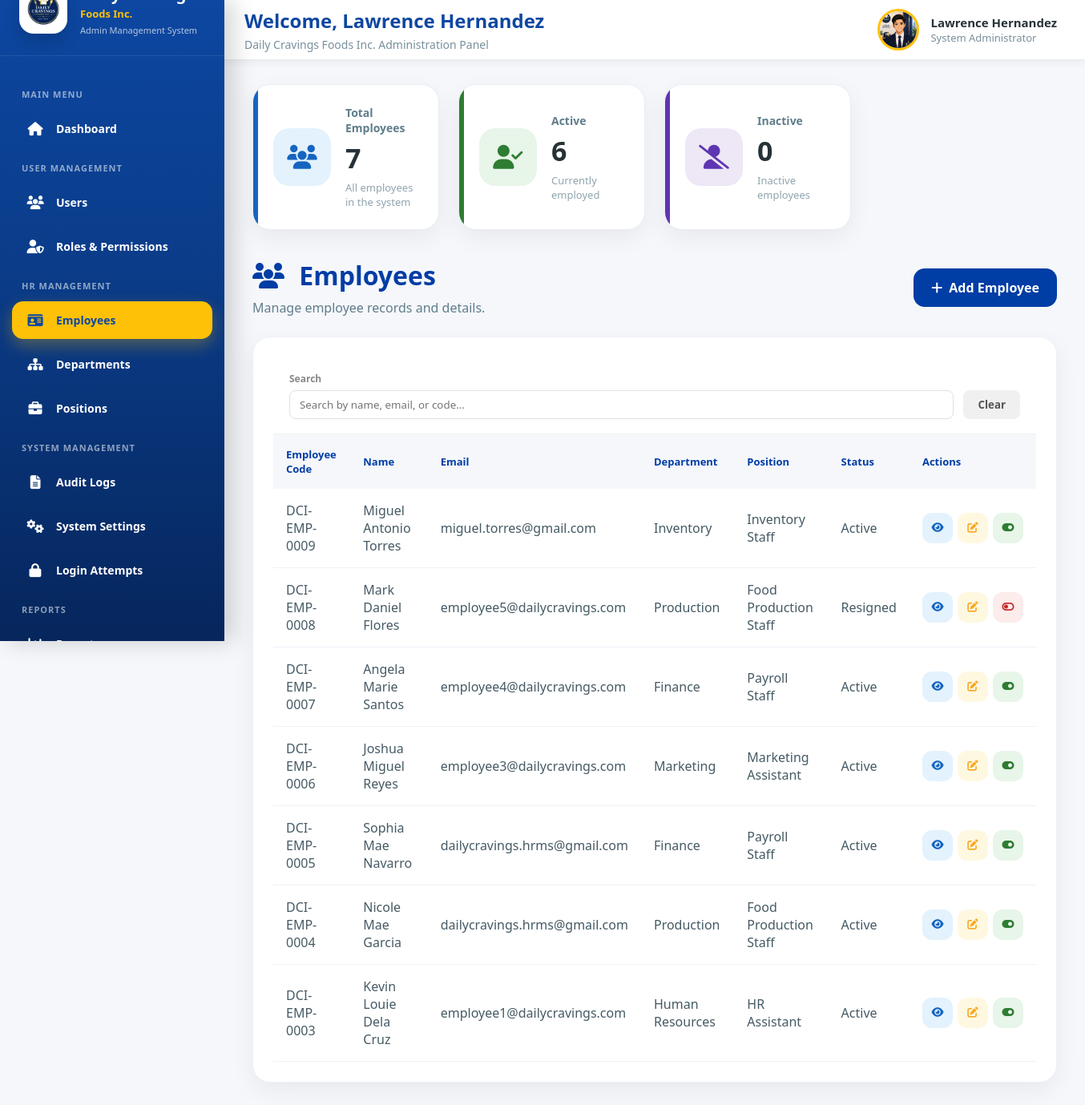
Page /admin/employees.php (signed in) on the committed database.
### tables this page shows
CREATE TABLE `employees` (
  `employee_id` int(11) NOT NULL,
  `employee_code` varchar(50) DEFAULT NULL,
  `first_name` varchar(100) DEFAULT NULL,
  `middle_name` varchar(100) DEFAULT NULL,
  `last_name` varchar(100) DEFAULT NULL,
  `email` varchar(150) DEFAULT NULL,
  `phone` varchar(20) DEFAULT NULL,
  `birthdate` date DEFAULT NULL,
  `gender` varchar(20) DEFAULT NULL,
  `civil_status` varchar(50) DEFAULT NULL,
  `address` text DEFAULT NULL,
  `department_id` int(11) DEFAULT NULL,
  `position_id` int(11) DEFAULT NULL,
  `basic_salary` decimal(10,2) DEFAULT 0.00,
  `employment_status` enum('Active','Inactive','On Leave','Suspended','Resigned','Terminated') DEFAULT 'Active',
  `hire_date` date DEFAULT NULL,
  `created_at` timestamp NOT NULL DEFAULT current_timestamp()
);

CREATE TABLE `departments` (
  `department_id` int(11) NOT NULL,
  `department_name` varchar(100) DEFAULT NULL,
  `description` text DEFAULT NULL,
  `created_at` timestamp NOT NULL DEFAULT current_timestamp(),
  `status` enum('Active','Inactive') DEFAULT 'Active'
);

CREATE TABLE `positions` (
  `position_id` int(11) NOT NULL,
  `department_id` int(11) DEFAULT NULL,
  `position_name` varchar(100) DEFAULT NULL,
  `description` text DEFAULT NULL,
  `status` enum('Active','Inactive') DEFAULT 'Active',
  `created_at` timestamp NOT NULL DEFAULT current_timestamp()
);

### admin/employees.php (the view, shortened to what this page needs)
<?php
require_once "../config/db.php";
$canAddEmployees         = true;
$canEditEmployees        = true;
$canViewEmployeeDetails  = true;
$canToggleEmployeeStatus = true;
try {
    $totalEmployees = $conn->query("
        SELECT COUNT(*)
        FROM employees
    ")->fetchColumn();
} catch (Exception $e) {
    die("Database Error: " . $e->getMessage());
}
$activeEmployees = $conn->query("
    SELECT COUNT(*)
    FROM employees
    WHERE employment_status = 'Active'
")->fetchColumn();
$inactiveEmployees = $conn->query("
    SELECT COUNT(*)
    FROM employees
    WHERE employment_status = 'Inactive'
")->fetchColumn();
$sql = "
    SELECT
        e.employee_id,
        e.employee_code,
        e.first_name,
        e.middle_name,
        e.last_name,
        e.email,
        e.phone,
        e.employment_status,
        d.department_name,
        p.position_name
    FROM employees e
    LEFT JOIN departments d ON e.department_id = d.department_id
    LEFT JOIN positions p ON e.position_id = p.position_id
    ORDER BY e.employee_id DESC
";
$stmt = $conn->prepare($sql);
$stmt->execute();
$employees = $stmt->fetchAll(PDO::FETCH_ASSOC);
?>
<!DOCTYPE html>
<html lang="en">
<head>
    <link rel="stylesheet" href="../assets/css/global.css">
    <link rel="stylesheet" href="../assets/css/admin.css">
    <link rel="stylesheet" href="https://cdnjs.cloudflare.com/ajax/libs/font-awesome/6.7.2/css/all.min.css">
</head>
<body>
<div class="admin-wrapper">
    <?php require_once "includes/sidebar.php"; ?>
    <div class="admin-content-wrapper">
        <?php require_once "includes/header.php"; ?>
        <main class="admin-main">
        <section class="admin-user-page">
            <div class="admin-user-summary-grid">
                <div class="admin-user-summary-card blue">
                    <div class="admin-user-summary-icon">
                        <i class="fa-solid fa-users"></i>
                    </div>
                    <div class="admin-user-summary-content">
                        <span>Total Employees</span>
                        <h2><?= number_format($totalEmployees); ?></h2>
                        <p>All employees in the system</p>
                    </div>
                </div>
                <div class="admin-user-summary-card green">
                    <div class="admin-user-summary-icon">
                        <i class="fa-solid fa-user-check"></i>
                    </div>
                    <div class="admin-user-summary-content">
                        <span>Active</span>
                        <h2><?= number_format($activeEmployees); ?></h2>
                        <p>Currently employed</p>
                    </div>
                </div>
                <div class="admin-user-summary-card purple">
                    <div class="admin-user-summary-icon">
                        <i class="fa-solid fa-user-slash"></i>
                    </div>
                    <div class="admin-user-summary-content">
                        <span>Inactive</span>
                        <h2><?= number_format($inactiveEmployees); ?></h2>
                        <p>Inactive employees</p>
                    </div>
                </div>
            </div>
            <div class="admin-user-header">
                <div class="admin-user-title">
                    <h1>
                        <i class="fa-solid fa-users"></i>
                        Employees
                    </h1>
                    <p>Manage employee records and details.</p>
                </div>
                <?php if ($canAddEmployees): ?>
                    <div class="admin-user-actions">
                            <a href="employee_add.php" class="admin-user-add-btn">
                            <i class="fa-solid fa-plus"></i>
                            Add Employee
                        </a>
                    </div>
                <?php endif; ?>
            </div>
            <div class="admin-user-table-card">
                <div style="padding: 18px 20px; border-bottom: 1px solid #f0f0f0;">
                    <div style="display: flex; gap: 12px; align-items: flex-end;">
                        <div style="flex: 1;">
                            <label style="font-size: 12px; font-weight: 600; color: #888; display: block; margin-bottom: 6px;">Search</label>
                            <input
                                type="text"
                                id="liveSearchInput"
                                placeholder="Search by name, email, or code..."
                                autocomplete="off"
                                style="padding: 8px 12px; border: 1px solid #e0e0e0; border-radius: 8px; width: 100%;"
                            >
                        </div>
                        <button type="button" id="liveSearchClear" style="padding: 9px 18px; background: #f0f0f0; color: #555; border: none; border-radius: 8px; font-weight: 600; cursor: pointer;">
                            Clear
                        </button>
                    </div>
                </div>
                <?php if (empty($employees)): ?>
                    <div class="admin-user-empty">
                        <i class="fa-solid fa-inbox"></i>
                        <h3>No Employees Found</h3>
                        <p>No employee records available.</p>
                    </div>
                <?php else: ?>
                    <div class="admin-table-scroll">
                    <table class="admin-user-table" id="liveSearchTable">
                        <thead>
                            <tr>
                                <th>Employee Code</th>
                                <th>Name</th>
                                <th>Email</th>
                                <th>Department</th>
                                <th>Position</th>
                                <th>Status</th>
                                <th>Actions</th>
                            </tr>
                        </thead>
                        <tbody>
                            <?php foreach ($employees as $employee): ?>
                                <tr>
                                    <td style="font-weight: 500;"><?= htmlspecialchars($employee['employee_code']); ?></td>
                                    <td>
                                        <?= htmlspecialchars($employee['first_name'] . ' ' . ($employee['middle_name'] ? $employee['middle_name'] . ' ' : '') . $employee['last_name']); ?>
                                    </td>
                                    <td><?= htmlspecialchars($employee['email']); ?></td>
                                    <td><?= htmlspecialchars($employee['department_name'] ?? 'N/A'); ?></td>
                                    <td><?= htmlspecialchars($employee['position_name'] ?? 'N/A'); ?></td>
                                    <td>
                                        <span class="admin-badge <?= $employee['employment_status'] === 'Active' ? 'admin-badge-success' : 'admin-badge-danger'; ?>">
                                            <?= htmlspecialchars($employee['employment_status']); ?>
                                        </span>
                                    </td>
                                    <td style="text-align: center;">
                                        <div style="display: flex; gap: 6px; justify-content: center;">
                                            <?php if ($canViewEmployeeDetails): ?>
                                                <form method="POST" action="employee_view.php" style="display: inline;">
                                                    <button type="submit" class="admin-user-action view" title="View">
                                                        <i class="fa-solid fa-eye"></i>
                                                    </button>
                                                </form>
                                            <?php endif; ?>
                                            <?php if ($canEditEmployees): ?>
                                                <form method="POST" action="employee_edit.php" style="display: inline;">
                                                    <button type="submit" class="admin-user-action edit" title="Edit">
                                                        <i class="fa-solid fa-edit"></i>
                                                    </button>
                                                </form>
                                            <?php endif; ?>
                                            <?php if ($canToggleEmployeeStatus): ?>
                                                <form method="POST" action="employee_status.php" style="display: inline;">
                                                    <button type="submit" class="admin-user-action status <?= $employee['employment_status'] === 'Active' ? 'active' : 'inactive'; ?>" title="<?= $employee['employment_status'] === 'Active' ? 'Deactivate Employee' : 'Activate Employee'; ?>">
                                                        <i class="fa-solid <?= $employee['employment_status'] === 'Active' ? 'fa-toggle-on' : 'fa-toggle-off'; ?>"></i>
                                                    </button>
                                                </form>
                                            <?php endif; ?>
                                        </div>
                                    </td>
                                </tr>
                            <?php endforeach; ?>
                        </tbody>
                    </table>
                    </div>
                <?php endif; ?>
            </div>
        </section>
        </main>
    </div>
</div>
</body>
</html>

### assets/css/global.css (style rules this page uses)
:root { --primary:#0D47A1; --primary-dark:#08306B; --secondary:#1565C0; --secondary-dark:#0B3D91; --accent:#FFC107; --success:#2E7D32; --warning:#F9A825; --danger:#C62828; --background:#F5F7FA; --card:#FFFFFF; --text:#263238; --text-light:#546E7A; --border:#E0E0E0; --shadow: 0 4px 12px rgba(0,0,0,.08); --shadow-lg: 0 12px 35px rgba(0,0,0,.12); --radius-sm:8px; --radius:12px; --radius-lg:18px; --radius-xl:25px; --sidebar-width:280px; --header-height:75px; --transition:.30s ease; }
* { margin:0; padding:0; box-sizing:border-box; }
html { scroll-behavior:smooth; }
body { font-family: "Segoe UI", Arial, sans-serif; background:var(--background); color:var(--text); overflow-x:hidden; }
a { text-decoration:none; color:inherit; }
button, input, select, textarea { font-family:inherit; }
button { cursor:pointer; }

### assets/css/admin.css (style rules this page uses)
:root { --admin-sidebar-width:280px; --admin-header-height:75px; }
.admin-wrapper { display:flex; width:100%; min-height:100vh; background:var(--background); }
.admin-content-wrapper { flex:1; margin-left:var(--admin-sidebar-width); min-height:100vh; display:flex; flex-direction:column; }
.admin-main { margin-top:75px; padding:30px 35px; background:#F5F7FB; min-height:calc(100vh - 75px); }
@media (min-width:993px) { .admin-content-wrapper { margin-left:var(--sidebar-width); } }
.admin-user-summary-grid { display:grid; grid-template-columns:repeat(4,1fr); gap:24px; margin-bottom:35px; }
.admin-user-summary-card { position:relative; display:flex; align-items:center; gap:18px; background:#ffffff; padding:25px; border-radius:22px; border:1px solid #e8edf5; overflow:hidden; box-shadow: 0 10px 30px rgba(0,0,0,.06); transition:.35s ease; }
.admin-user-summary-card::before { content:""; position:absolute; left:0; top:0; width:6px; height:100%; }
.admin-user-summary-card.blue::before { background:#1565C0; }
.admin-user-summary-card.green::before { background:#2E7D32; }
.admin-user-summary-card.purple::before { background:#5E35B1; }
.admin-user-summary-icon { width:72px; height:72px; display:flex; align-items:center; justify-content:center; border-radius:20px; font-size:30px; flex-shrink:0; transition:.35s; }
.admin-user-summary-card.blue .admin-user-summary-icon { background:#E3F2FD; color:#1565C0; }
.admin-user-summary-card.green .admin-user-summary-icon { background:#E8F5E9; color:#2E7D32; }
.admin-user-summary-card.purple .admin-user-summary-icon { background:#EDE7F6; color:#5E35B1; }
.admin-user-summary-content span { display:block; font-size:14px; font-weight:600; color:#607D8B; }
.admin-user-summary-content h2 { margin:5px 0; font-size:34px; font-weight:800; color:#263238; }
.admin-user-summary-content p { margin:0; font-size:13px; color:#90A4AE; }
.admin-user-header { display:flex; justify-content:space-between; align-items:center; margin-bottom:25px; }
.admin-user-title h1 { margin:0; color:#003DA5; font-size:32px; font-weight:800; }
.admin-user-title h1 i { margin-right:10px; }
.admin-user-title p { margin-top:8px; color:#607D8B; }
.admin-user-add-btn { display:flex; align-items:center; gap:8px; background:#003DA5; color:#fff; padding:13px 22px; border-radius:14px; text-decoration:none; font-weight:700; transition:.3s; }
.admin-user-table-card { background:#ffffff; border-radius:22px; padding:25px; border:1px solid #edf1f7; box-shadow: 0 10px 30px rgba(0,0,0,.06); }
.admin-user-table { width:100%; min-width:1200px; border-collapse:collapse; }
.admin-user-table thead { position:sticky; top:0; z-index:5; }
.admin-user-table th { padding:16px; background:#f5f7fb; color:#003DA5; text-align:left; font-size:13px; }
.admin-user-table td { padding:16px; border-bottom:1px solid #edf1f7; color:#455A64; }
.admin-user-actions { display:flex; gap:10px; }
.admin-user-action { width:38px; height:38px; display:flex; justify-content:center; align-items:center; border:none; border-radius:12px; cursor:pointer; transition:.3s; }
.admin-user-action.view { background:#E3F2FD; color:#1565C0; }
.admin-user-action.edit { background:#FFF8E1; color:#F9A825; }
.admin-user-action.status.active { background:#E8F5E9; color:#2E7D32; }
.admin-user-action.status.inactive { background:#FDECEC; color:#C62828; }

### admin/employees.php (style rules this page uses)
.admin-table-scroll { overflow-x: auto; -webkit-overflow-scrolling: touch; }
.admin-table-scroll table { min-width: 900px; }

### rows in the picture
employees: employee_code "DCI-EMP-0009", first_name+middle_name+last_name "Miguel Antonio Torres", email "miguel.torres@gmail.com", department.department_name "Inventory", position.position_name "Inventory Staff", employment_status "Active"
employees: employee_code "DCI-EMP-0008", first_name+middle_name+last_name "Mark Daniel Flores", email "employee5@dailycravings.com", department.department_name "Production", position.position_name "Food Production Staff", employment_status "Resigned"
employees: employee_code "DCI-EMP-0007", first_name+middle_name+last_name "Angela Marie Santos", email "employee4@dailycravings.com", department.department_name "Finance", position.position_name "Payroll Staff", employment_status "Active"
employees: employee_code "DCI-EMP-0006", first_name+middle_name+last_name "Joshua Miguel Reyes", email "employee3@dailycravings.com", department.department_name "Marketing", position.position_name "Marketing Assistant", employment_status "Active"
employees: employee_code "DCI-EMP-0005", first_name+middle_name+last_name "Sophia Mae Navarro", email "dailycravings.hrms@gmail.com", department.department_name "Finance", position.position_name "Payroll Staff", employment_status "Active"
employees: employee_code "DCI-EMP-0004", first_name+middle_name+last_name "Nicole Mae Garcia", email "dailycravings.hrms@gmail.com", department.department_name "Production", position.position_name "Food Production Staff", employment_status "Active"
employees: employee_code "DCI-EMP-0003", first_name+middle_name+last_name "Kevin Louie Dela Cruz", email "employee1@dailycravings.com", department.department_name "Human Resources", position.position_name "HR Assistant", employment_status "Active"

### other values in the picture
$admin_name "Lawrence Hernandez"
$totalEmployees "7"
$activeEmployees "6"
$inactiveEmployees "0"
